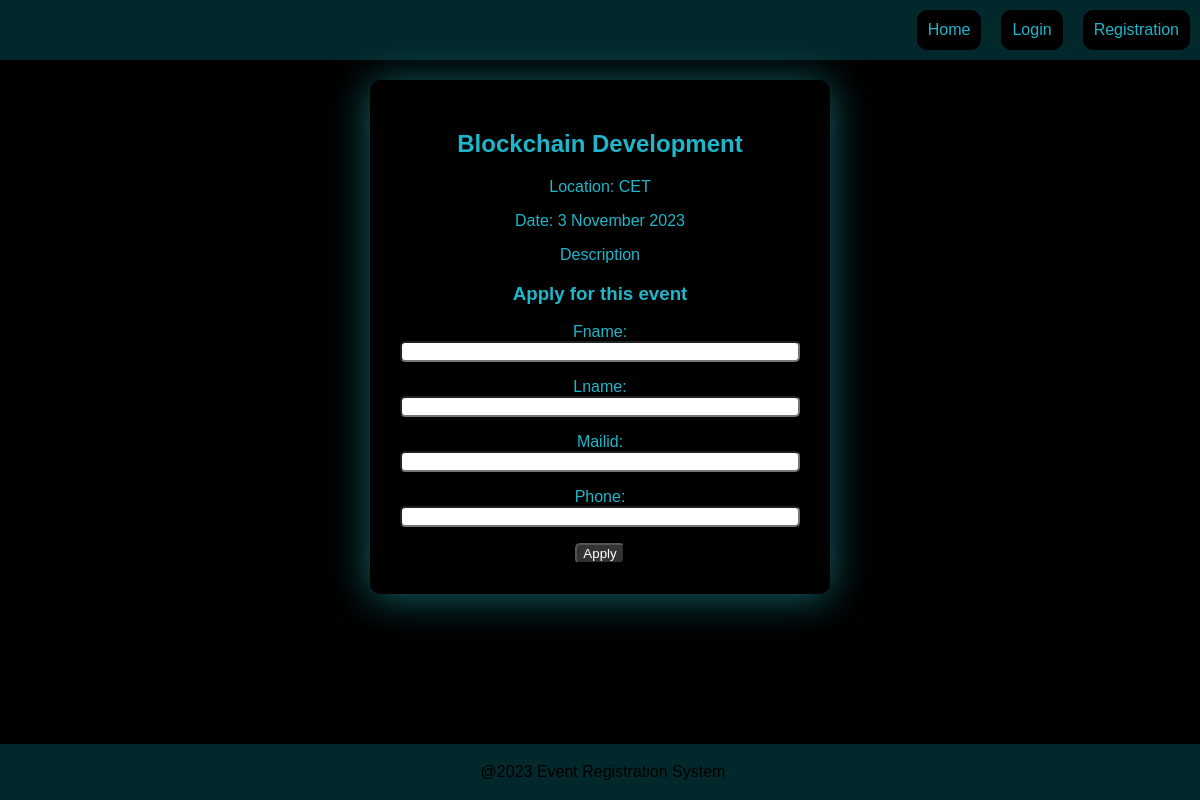
Page /event-details/3 on the committed database.
### eventapp/models.py (models this page shows, shortened)
class Event(models.Model):
    event_title = models.CharField(max_length=120)
    location = models.CharField(max_length=70)
    date  = models.CharField(max_length=120)
    desc = models.TextField()

### eventapp/views.py (the view)
# urls.py: path('event-details/<int:pk>',views.eventdetail, name='eventdetail')
def eventdetail(request, pk):
    event_single = Event.objects.get(pk=pk)
    if request.method == 'POST':
        form = Applicantform(request.POST)
        if form.is_valid():
            applicant = form.save(commit=False)
            applicant.event = event_single
            applicant.save()
    form = Applicantform()
    context={
        'event' : event_single,
        'form' : form
    }
    return render(request,'eventapp/event1.html',context)

### eventapp/forms.py
class Applicantform(forms.ModelForm):
    class Meta:
        model = Applicant
        fields = ['fname', 'lname', 'mailid', 'phone']

### eventapp/templates/eventapp/event1.html (shortened to what this page needs)
<!DOCTYPE html>
{% load static %}
<html lang="en">
<head>
    <link rel="stylesheet" href="{% static 'style.css' %}">
</head>
<body>
    <header>
        <nav>
            <a class="nav-link" href="">Home</a>
            <a class="nav-link" href="">Login</a>
            <a class="nav-link" href="">Registration</a>
        </nav>
    </header>
    <section id="detail"  >
        <div class="detail-card">
            <h1>{{event.event_title}}</h1>
            <p>Location: {{event.location}}</p>
            <p>Date: {{event.date}}</p>
            <p>Description</p>
            <form action="{% url 'eventdetail' event.pk %}" method="POST">
                <h3>Apply for this event</h3>
                {{form.as_p}}
                <input  class="apply" type="submit" value="Apply" style="background-color: #333 ; color: white;">
            </form>
        </div>
    </section>
    <footer>
        <p>@2023 Event Registration System</p>
    </footer>
</body>
</html>

### eventapp/static/style.css (style rules this page uses)
header { background-color: #03282c; display: flex; justify-content: space-between; align-items: center; padding: 10px 10px; }
nav { display: flex; gap: 20px; }
.nav-link { color: #1eb6ca; background-color: #000000; text-decoration: none; border: 1px solid #000000; padding: 10px; border-radius: 10px; }
body { padding: 0; margin: 0; font-family: Arial, Helvetica, sans-serif; background-color: #000000; }
footer { background-color: #03282c; text-align: center; padding: 3px; position: absolute; bottom: 0; width: 100%; }
footer p { color: #000000; }
#detail { display: flex; justify-content: center; margin-top: 20px; margin-bottom: 20px; }
.detail-card { background-color: #000000; color: #1eb6ca; text-align: center; box-shadow: 0 3px 40px #1ea7b39a; padding: 30px; border-radius: 10px; width: 400px; }
input { display: inline-flex; box-sizing: border-box; border-radius: 5px; width: 100%; }
.apply { width: 50px; }

### rows in the picture
Event: event_title "Blockchain Development", location "CET", date "3 November 2023"
